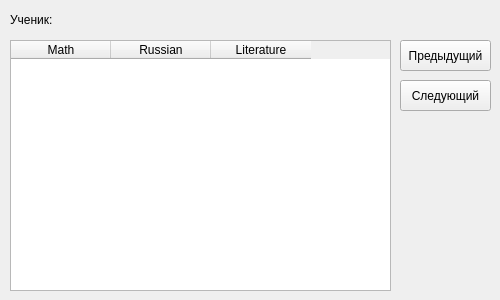
<?xml version="1.0" encoding="UTF-8"?>
<ui version="4.0">
 <class>Form</class>
 <widget class="QWidget" name="Form">
  <property name="geometry">
   <rect>
    <x>0</x>
    <y>0</y>
    <width>500</width>
    <height>300</height>
   </rect>
  </property>
  <property name="minimumSize">
   <size>
    <width>500</width>
    <height>300</height>
   </size>
  </property>
  <property name="maximumSize">
   <size>
    <width>500</width>
    <height>300</height>
   </size>
  </property>
  <property name="windowTitle">
   <string>Журнал (Учитель)</string>
  </property>
  <widget class="QTableWidget" name="tableWidget">
   <property name="geometry">
    <rect>
     <x>10</x>
     <y>40</y>
     <width>381</width>
     <height>251</height>
    </rect>
   </property>
   <column>
    <property name="text">
     <string>Math</string>
    </property>
   </column>
   <column>
    <property name="text">
     <string>Russian</string>
    </property>
   </column>
   <column>
    <property name="text">
     <string>Literature</string>
    </property>
   </column>
  </widget>
  <widget class="QPushButton" name="btnPrev">
   <property name="geometry">
    <rect>
     <x>400</x>
     <y>40</y>
     <width>91</width>
     <height>31</height>
    </rect>
   </property>
   <property name="text">
    <string>Предыдущий</string>
   </property>
  </widget>
  <widget class="QPushButton" name="btnNext">
   <property name="geometry">
    <rect>
     <x>400</x>
     <y>80</y>
     <width>91</width>
     <height>31</height>
    </rect>
   </property>
   <property name="text">
    <string>Следующий</string>
   </property>
  </widget>
  <widget class="QLabel" name="label">
   <property name="geometry">
    <rect>
     <x>10</x>
     <y>12</y>
     <width>51</width>
     <height>16</height>
    </rect>
   </property>
   <property name="text">
    <string>Ученик:</string>
   </property>
  </widget>
  <widget class="QLabel" name="student_name">
   <property name="geometry">
    <rect>
     <x>70</x>
     <y>10</y>
     <width>321</width>
     <height>21</height>
    </rect>
   </property>
   <property name="text">
    <string/>
   </property>
  </widget>
 </widget>
 <resources/>
 <connections/>
</ui>
